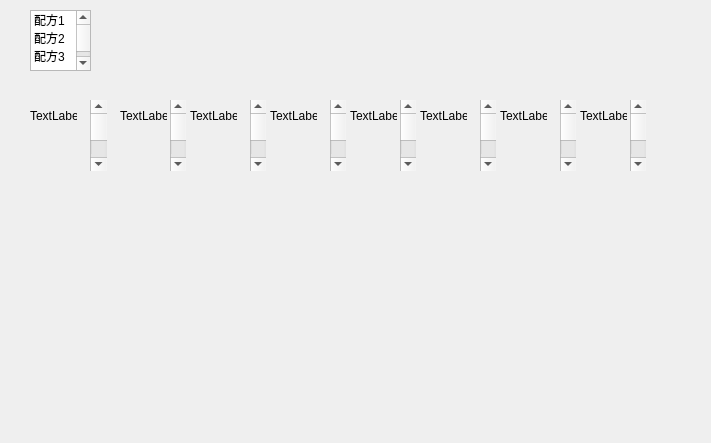
<?xml version="1.0" encoding="UTF-8"?>
<ui version="4.0">
 <class>Widget</class>
 <widget class="QWidget" name="Widget">
  <property name="geometry">
   <rect>
    <x>0</x>
    <y>0</y>
    <width>711</width>
    <height>443</height>
   </rect>
  </property>
  <property name="windowTitle">
   <string>Widget</string>
  </property>
  <widget class="QScrollBar" name="verticalScrollBar">
   <property name="geometry">
    <rect>
     <x>90</x>
     <y>100</y>
     <width>17</width>
     <height>71</height>
    </rect>
   </property>
   <property name="minimum">
    <number>1</number>
   </property>
   <property name="maximum">
    <number>99</number>
   </property>
   <property name="orientation">
    <enum>Qt::Vertical</enum>
   </property>
  </widget>
  <widget class="QLabel" name="label">
   <property name="geometry">
    <rect>
     <x>30</x>
     <y>110</y>
     <width>47</width>
     <height>12</height>
    </rect>
   </property>
   <property name="text">
    <string>TextLabel</string>
   </property>
  </widget>
  <widget class="QLabel" name="label_2">
   <property name="geometry">
    <rect>
     <x>120</x>
     <y>110</y>
     <width>47</width>
     <height>12</height>
    </rect>
   </property>
   <property name="text">
    <string>TextLabel</string>
   </property>
  </widget>
  <widget class="QLabel" name="label_3">
   <property name="geometry">
    <rect>
     <x>190</x>
     <y>110</y>
     <width>47</width>
     <height>12</height>
    </rect>
   </property>
   <property name="text">
    <string>TextLabel</string>
   </property>
  </widget>
  <widget class="QLabel" name="label_4">
   <property name="geometry">
    <rect>
     <x>270</x>
     <y>110</y>
     <width>47</width>
     <height>12</height>
    </rect>
   </property>
   <property name="text">
    <string>TextLabel</string>
   </property>
  </widget>
  <widget class="QLabel" name="label_5">
   <property name="geometry">
    <rect>
     <x>350</x>
     <y>110</y>
     <width>47</width>
     <height>12</height>
    </rect>
   </property>
   <property name="text">
    <string>TextLabel</string>
   </property>
  </widget>
  <widget class="QLabel" name="label_6">
   <property name="geometry">
    <rect>
     <x>420</x>
     <y>110</y>
     <width>47</width>
     <height>12</height>
    </rect>
   </property>
   <property name="text">
    <string>TextLabel</string>
   </property>
  </widget>
  <widget class="QLabel" name="label_7">
   <property name="geometry">
    <rect>
     <x>500</x>
     <y>110</y>
     <width>47</width>
     <height>12</height>
    </rect>
   </property>
   <property name="text">
    <string>TextLabel</string>
   </property>
  </widget>
  <widget class="QLabel" name="label_8">
   <property name="geometry">
    <rect>
     <x>580</x>
     <y>110</y>
     <width>47</width>
     <height>12</height>
    </rect>
   </property>
   <property name="text">
    <string>TextLabel</string>
   </property>
  </widget>
  <widget class="QScrollBar" name="verticalScrollBar_2">
   <property name="geometry">
    <rect>
     <x>170</x>
     <y>100</y>
     <width>16</width>
     <height>71</height>
    </rect>
   </property>
   <property name="maximum">
    <number>99</number>
   </property>
   <property name="orientation">
    <enum>Qt::Vertical</enum>
   </property>
  </widget>
  <widget class="QScrollBar" name="verticalScrollBar_3">
   <property name="geometry">
    <rect>
     <x>250</x>
     <y>100</y>
     <width>16</width>
     <height>71</height>
    </rect>
   </property>
   <property name="maximum">
    <number>99</number>
   </property>
   <property name="orientation">
    <enum>Qt::Vertical</enum>
   </property>
  </widget>
  <widget class="QScrollBar" name="verticalScrollBar_4">
   <property name="geometry">
    <rect>
     <x>330</x>
     <y>100</y>
     <width>16</width>
     <height>71</height>
    </rect>
   </property>
   <property name="maximum">
    <number>99</number>
   </property>
   <property name="orientation">
    <enum>Qt::Vertical</enum>
   </property>
  </widget>
  <widget class="QScrollBar" name="verticalScrollBar_5">
   <property name="geometry">
    <rect>
     <x>400</x>
     <y>100</y>
     <width>16</width>
     <height>71</height>
    </rect>
   </property>
   <property name="orientation">
    <enum>Qt::Vertical</enum>
   </property>
  </widget>
  <widget class="QScrollBar" name="verticalScrollBar_6">
   <property name="geometry">
    <rect>
     <x>480</x>
     <y>100</y>
     <width>16</width>
     <height>71</height>
    </rect>
   </property>
   <property name="orientation">
    <enum>Qt::Vertical</enum>
   </property>
  </widget>
  <widget class="QScrollBar" name="verticalScrollBar_7">
   <property name="geometry">
    <rect>
     <x>560</x>
     <y>100</y>
     <width>16</width>
     <height>71</height>
    </rect>
   </property>
   <property name="orientation">
    <enum>Qt::Vertical</enum>
   </property>
  </widget>
  <widget class="QScrollBar" name="verticalScrollBar_8">
   <property name="geometry">
    <rect>
     <x>630</x>
     <y>100</y>
     <width>16</width>
     <height>71</height>
    </rect>
   </property>
   <property name="orientation">
    <enum>Qt::Vertical</enum>
   </property>
  </widget>
  <widget class="QListWidget" name="listWidget">
   <property name="geometry">
    <rect>
     <x>30</x>
     <y>10</y>
     <width>61</width>
     <height>61</height>
    </rect>
   </property>
   <item>
    <property name="text">
     <string>配方1</string>
    </property>
   </item>
   <item>
    <property name="text">
     <string>配方2</string>
    </property>
   </item>
   <item>
    <property name="text">
     <string>配方3</string>
    </property>
   </item>
   <item>
    <property name="text">
     <string/>
    </property>
   </item>
  </widget>
  <widget class="QLabel" name="label_9">
   <property name="geometry">
    <rect>
     <x>260</x>
     <y>280</y>
     <width>47</width>
     <height>21</height>
    </rect>
   </property>
   <property name="text">
    <string/>
   </property>
   <property name="scaledContents">
    <bool>true</bool>
   </property>
  </widget>
 </widget>
 <layoutdefault spacing="6" margin="11"/>
 <resources/>
 <connections>
  <connection>
   <sender>verticalScrollBar</sender>
   <signal>valueChanged(int)</signal>
   <receiver>label</receiver>
   <slot>setNum(int)</slot>
   <hints>
    <hint type="sourcelabel">
     <x>99</x>
     <y>36</y>
    </hint>
    <hint type="destinationlabel">
     <x>64</x>
     <y>36</y>
    </hint>
   </hints>
  </connection>
  <connection>
   <sender>verticalScrollBar_3</sender>
   <signal>valueChanged(int)</signal>
   <receiver>label_3</receiver>
   <slot>setNum(int)</slot>
   <hints>
    <hint type="sourcelabel">
     <x>280</x>
     <y>32</y>
    </hint>
    <hint type="destinationlabel">
     <x>244</x>
     <y>37</y>
    </hint>
   </hints>
  </connection>
  <connection>
   <sender>verticalScrollBar_2</sender>
   <signal>valueChanged(int)</signal>
   <receiver>label_2</receiver>
   <slot>setNum(int)</slot>
   <hints>
    <hint type="sourcelabel">
     <x>185</x>
     <y>37</y>
    </hint>
    <hint type="destinationlabel">
     <x>156</x>
     <y>37</y>
    </hint>
   </hints>
  </connection>
  <connection>
   <sender>verticalScrollBar_4</sender>
   <signal>valueChanged(int)</signal>
   <receiver>label_4</receiver>
   <slot>setNum(int)</slot>
   <hints>
    <hint type="sourcelabel">
     <x>364</x>
     <y>32</y>
    </hint>
    <hint type="destinationlabel">
     <x>328</x>
     <y>34</y>
    </hint>
   </hints>
  </connection>
  <connection>
   <sender>verticalScrollBar_5</sender>
   <signal>valueChanged(int)</signal>
   <receiver>label_5</receiver>
   <slot>setNum(int)</slot>
   <hints>
    <hint type="sourcelabel">
     <x>458</x>
     <y>48</y>
    </hint>
    <hint type="destinationlabel">
     <x>420</x>
     <y>33</y>
    </hint>
   </hints>
  </connection>
  <connection>
   <sender>verticalScrollBar_6</sender>
   <signal>valueChanged(int)</signal>
   <receiver>label_6</receiver>
   <slot>setNum(int)</slot>
   <hints>
    <hint type="sourcelabel">
     <x>558</x>
     <y>39</y>
    </hint>
    <hint type="destinationlabel">
     <x>514</x>
     <y>39</y>
    </hint>
   </hints>
  </connection>
  <connection>
   <sender>verticalScrollBar_7</sender>
   <signal>valueChanged(int)</signal>
   <receiver>label_7</receiver>
   <slot>setNum(int)</slot>
   <hints>
    <hint type="sourcelabel">
     <x>647</x>
     <y>59</y>
    </hint>
    <hint type="destinationlabel">
     <x>607</x>
     <y>41</y>
    </hint>
   </hints>
  </connection>
  <connection>
   <sender>verticalScrollBar_8</sender>
   <signal>valueChanged(int)</signal>
   <receiver>label_8</receiver>
   <slot>setNum(int)</slot>
   <hints>
    <hint type="sourcelabel">
     <x>732</x>
     <y>43</y>
    </hint>
    <hint type="destinationlabel">
     <x>708</x>
     <y>33</y>
    </hint>
   </hints>
  </connection>
 </connections>
</ui>
